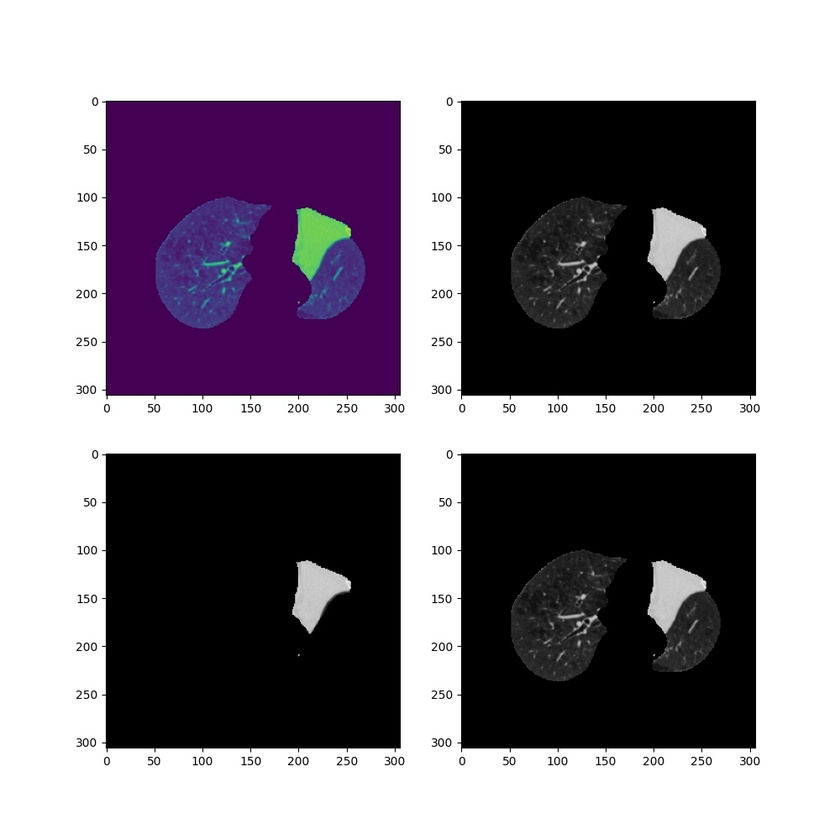
#> input picture data/1106619.jpg, 840 x 840 px, shrunk from 1000 x 1000 before the run
$ python -i GetLungMask.py   (imports and definitions only)
#> lines starting #> are read from the running program, lines starting #| are printed output that depends on the picture
import os
import pandas as pd
import numpy as np
import SimpleITK as sitk
import matplotlib.pyplot as plt

from skimage.segmentation import clear_border
from skimage.measure import label, regionprops
from skimage.morphology import disk, binary_erosion, binary_closing
from skimage.filters import roberts
from scipy import ndimage as ndi


# [59 lines left out: function GetSliceMask, not called in this run]


def GetLungMask(img):
    img = sitk.GetArrayFromImage(img)
    img = img.astype(np.float64)
    lung_mask = np.zeros(img.shape)
    n_slice = img.shape[0]  #[z, y, x]
    for i in range(n_slice):
        slice_mask = GetSliceMask(img[i])
        lung_mask[i] = slice_mask
    return lung_mask

df = pd.read_csv('labels.txt', sep='\t')
#> (reads data/labels.txt from the repository)
# [1 line not run here, left out]

# 获得所有label
labels = np.array(df['MPR'])

ids = np.array(df['ID'])
z1s = np.array(df['Z1'])
z2s = np.array(df['Z2'])

# [16 lines not run here, left out]

>>> import cv2
>>> picture = cv2.imread('1106619.jpg', cv2.IMREAD_GRAYSCALE)
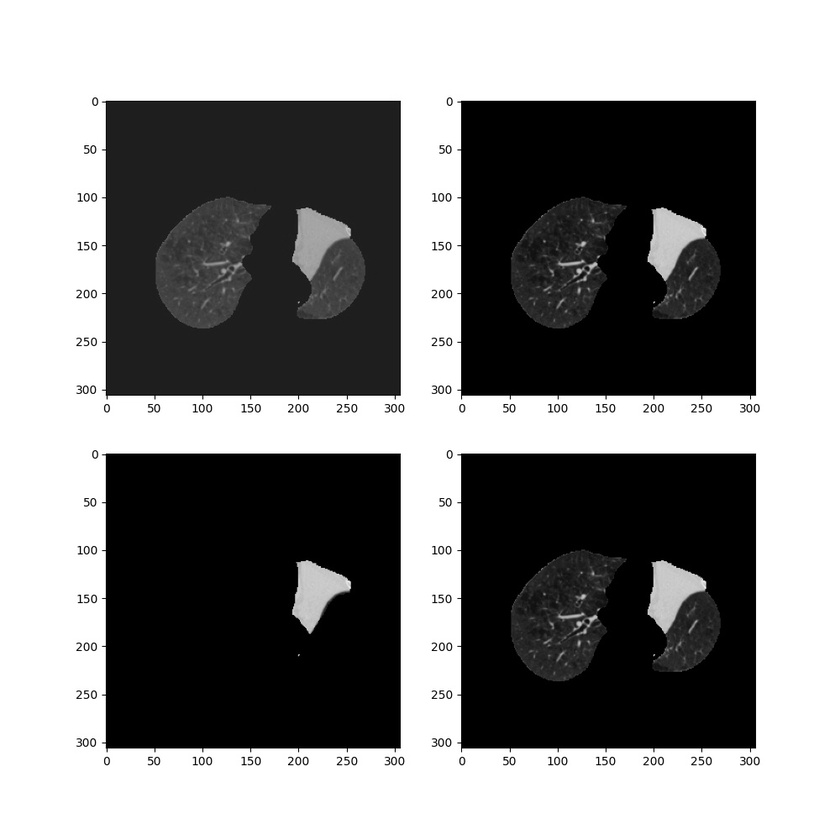
#> picture: shape (840, 840); min 0, max 255, mean 136.4
#> (the run stopped early here; a loop or call above may not have finished)
